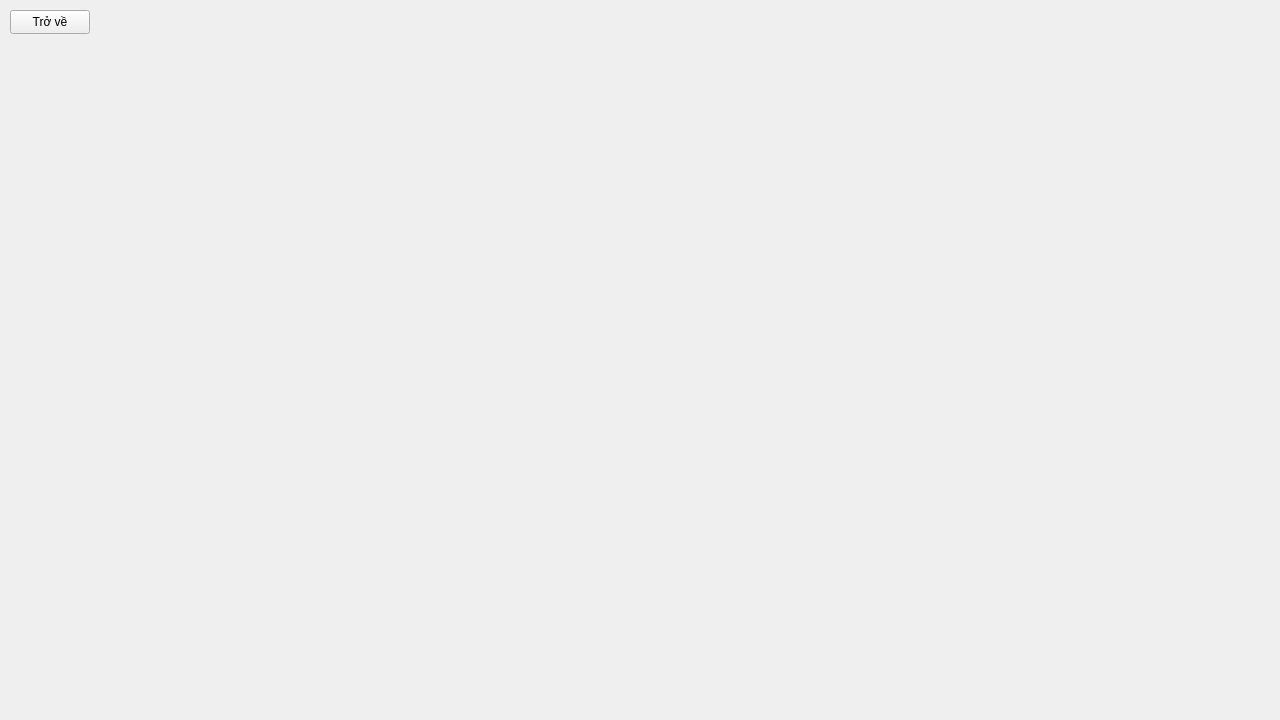
<?xml version="1.0" encoding="UTF-8"?>
<ui version="4.0">
 <class>Form</class>
 <widget class="QWidget" name="Form">
  <property name="geometry">
   <rect>
    <x>0</x>
    <y>0</y>
    <width>1280</width>
    <height>720</height>
   </rect>
  </property>
  <property name="windowTitle">
   <string>Form</string>
  </property>
  <property name="autoFillBackground">
   <bool>true</bool>
  </property>
  <widget class="QPushButton" name="pushButton">
   <property name="geometry">
    <rect>
     <x>10</x>
     <y>10</y>
     <width>80</width>
     <height>24</height>
    </rect>
   </property>
   <property name="text">
    <string>Trở về</string>
   </property>
  </widget>
 </widget>
 <resources/>
 <connections/>
</ui>
